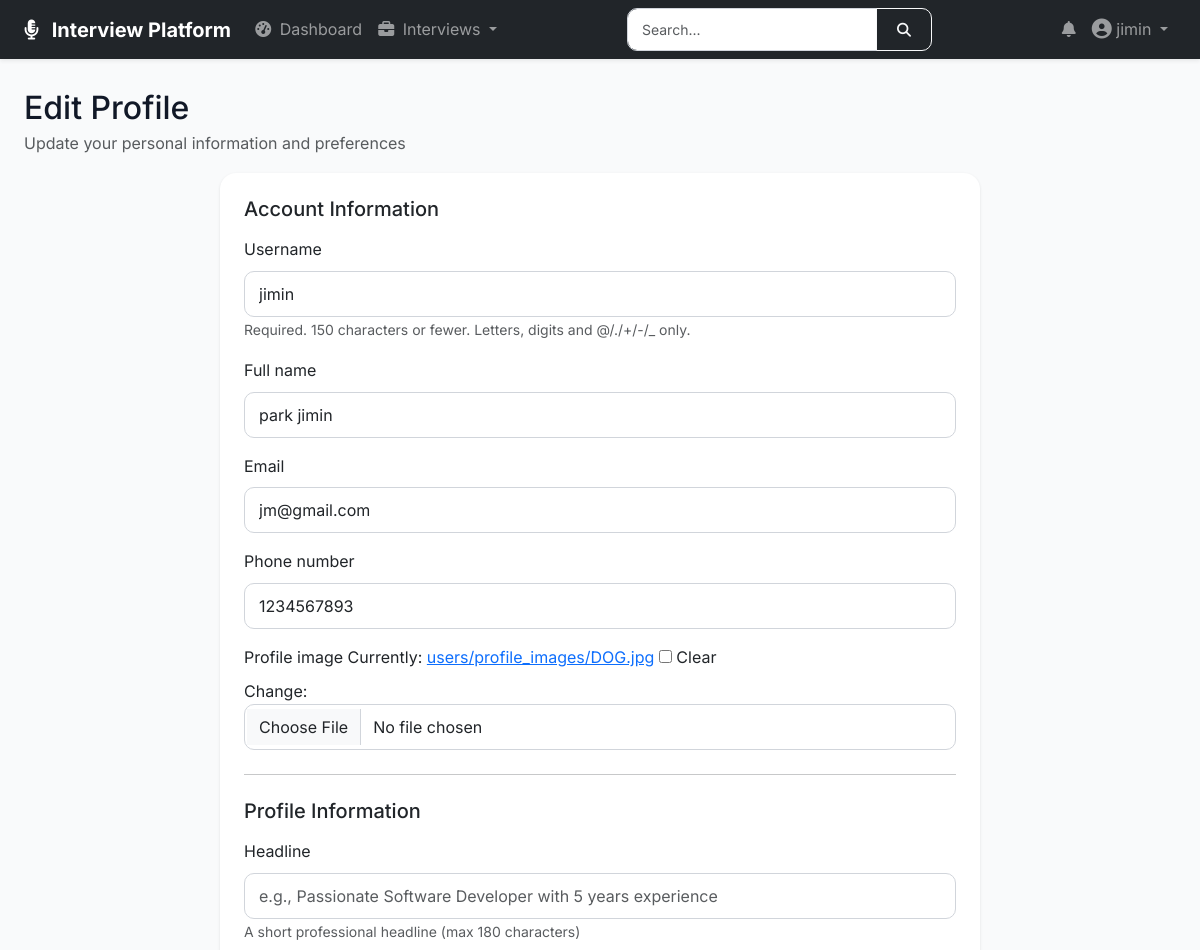
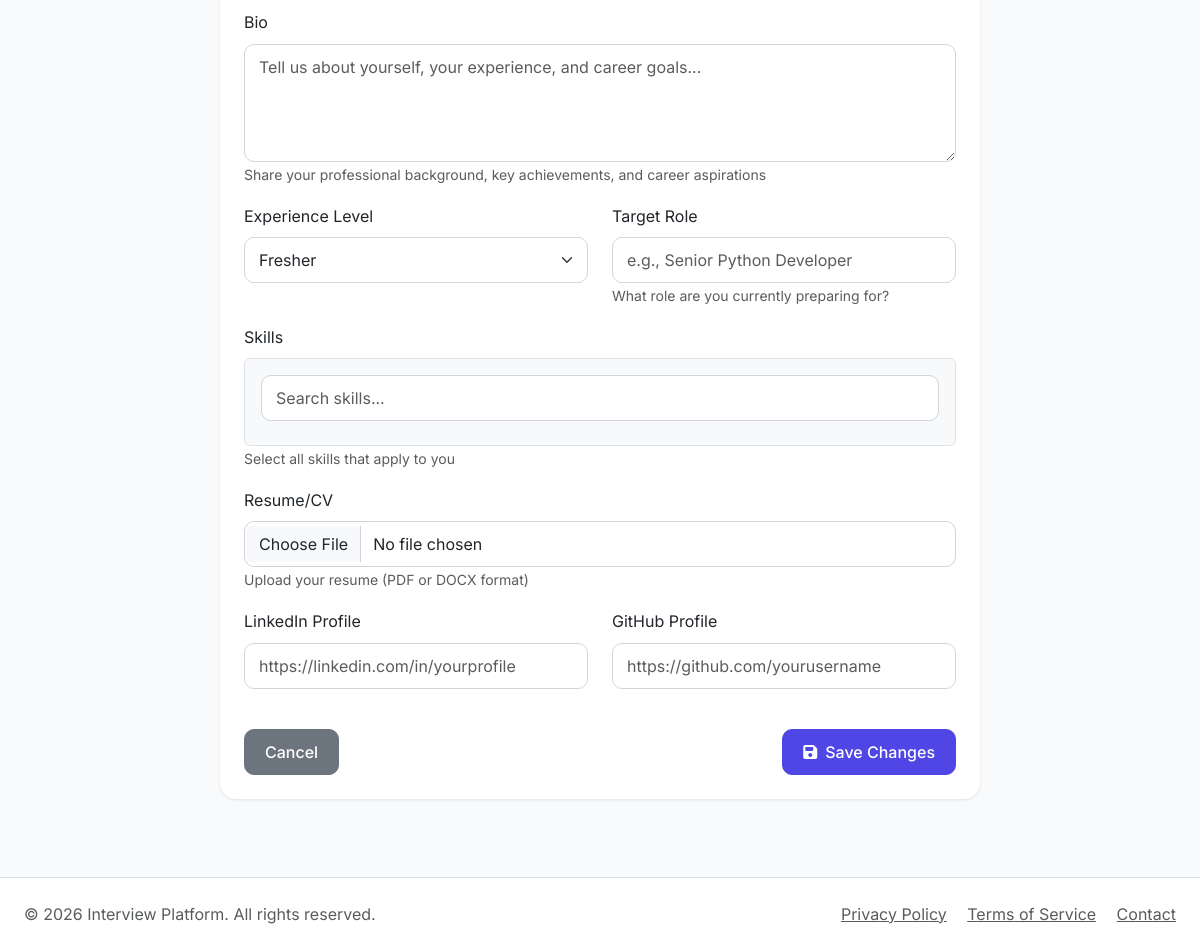
/profile/edit/ (signed in), run on the app's committed database (2 pictures, top to bottom).
### base/models.py (models this page shows, shortened)
class User(AbstractUser):
    email = models.EmailField(unique=True)
    full_name = models.CharField(max_length=140, blank=True)
    phone_number = models.CharField(max_length=20, blank=True)
    profile_image = models.ImageField(upload_to="users/profile_images/", blank=True, null=True)
    is_verified = models.BooleanField(default=False)

class UUIDTimeStampedModel(models.Model):
    id = models.UUIDField(primary_key=True, default=uuid.uuid4, editable=False)
    created_at = models.DateTimeField(auto_now_add=True, db_index=True)
    updated_at = models.DateTimeField(auto_now=True)
    class Meta:
        abstract = True

class UserProfile(UUIDTimeStampedModel):
    class ExperienceLevel(models.TextChoices):
        FRESHER = "FRESHER", "Fresher"
        JUNIOR = "JUNIOR", "Junior"
        MID_LEVEL = "MID_LEVEL", "Mid Level"
        SENIOR = "SENIOR", "Senior"
    user = models.OneToOneField(settings.AUTH_USER_MODEL, on_delete=models.CASCADE, related_name="profile")
    headline = models.CharField(max_length=180, blank=True, default='')
    bio = models.TextField(blank=True, default='')
    experience_level = models.CharField(
        max_length=30,
        choices=ExperienceLevel.choices,
        default=ExperienceLevel.FRESHER,
    )
    target_role = models.CharField(max_length=140, blank=True, default='')
    skills = models.JSONField(default=list, blank=True)  # Make sure default is list, not None
    resume = models.FileField(upload_to="users/resumes/", blank=True, null=True)
    linkedin_url = models.URLField(blank=True, default='')
    github_url = models.URLField(blank=True, default='')

### base/views.py (the view)
# urls.py: path('profile/edit/', views.profile_edit_view, name='profile_edit'),
@login_required
def profile_edit_view(request):
    profile, created = UserProfile.objects.get_or_create(user=request.user)
    if request.method == 'POST':
        user_form = CustomUserChangeForm(request.POST, request.FILES, instance=request.user)
        profile_form = UserProfileForm(request.POST, request.FILES, instance=profile)
        if user_form.is_valid() and profile_form.is_valid():
            user_form.save()
            profile_instance = profile_form.save(commit=False)
            if profile_instance.skills is None:
                profile_instance.skills = []
            profile_instance.save()
            profile_form.save_m2m()  # Save many-to-many relationships
            messages.success(request, 'Your profile has been updated successfully!')
            log_activity(request.user, 'profile_updated', 'UserProfile', str(profile.id), request)
            return redirect('profile')
        else:
            if user_form.errors:
                print("User form errors:", user_form.errors)
            if profile_form.errors:
                print("Profile form errors:", profile_form.errors)
            messages.error(request, 'Please correct the errors below.')
    else:
        user_form = CustomUserChangeForm(instance=request.user)
        profile_form = UserProfileForm(instance=profile)
    return render(request, 'profile_edit.html', {
        'user_form': user_form,
        'profile_form': profile_form
    })

### base/forms.py
class CustomUserChangeForm(UserChangeForm):
    class Meta:
        model = User
        fields = ('username', 'full_name', 'email', 'phone_number', 'profile_image')
    def __init__(self, *args, **kwargs):
        super().__init__(*args, **kwargs)
        for field in self.fields.values():
            if hasattr(field, 'widget') and hasattr(field.widget, 'attrs'):
                field.widget.attrs['class'] = 'form-control'
        self.fields['password'].required = False
        self.fields['password'].help_text = 'Leave blank to keep current password'

### base/templates/profile_edit.html (shortened to what this page needs)
{% extends 'main.html' %}
{% block page_header %}
<h1 class="h2 mb-1">Edit Profile</h1>
<p class="text-muted">Update your personal information and preferences</p>
{% endblock %}
{% block content %}
<div class="row fade-in">
    <div class="col-md-8 mx-auto">
        <div class="card">
            <div class="card-body p-4">
                <form method="POST" enctype="multipart/form-data">
                    <h5 class="mb-3">Account Information</h5>
                    {% for field in user_form %}
                        {% if field.name != 'password' %}
                        <div class="mb-3">
                            <label for="{{ field.id_for_label }}" class="form-label">{{ field.label }}</label>
                            {{ field }}
                            {% if field.help_text %}
                                <small class="text-muted">{{ field.help_text }}</small>
                            {% endif %}
                        </div>
                        {% endif %}
                    {% endfor %}
                    <hr class="my-4">
                    <h5 class="mb-3">Profile Information</h5>
                    <div class="mb-3">
                        <label for="{{ profile_form.headline.id_for_label }}" class="form-label">Headline</label>
                        {{ profile_form.headline }}
                        <small class="text-muted">{{ profile_form.headline.help_text }}</small>
                    </div>
                    <div class="mb-3">
                        <label for="{{ profile_form.bio.id_for_label }}" class="form-label">Bio</label>
                        {{ profile_form.bio }}
                        <small class="text-muted">{{ profile_form.bio.help_text }}</small>
                    </div>
                    <div class="row">
                        <div class="col-md-6 mb-3">
                            <label for="{{ profile_form.experience_level.id_for_label }}" class="form-label">Experience Level</label>
                            {{ profile_form.experience_level }}
                        </div>
                        <div class="col-md-6 mb-3">
                            <label for="{{ profile_form.target_role.id_for_label }}" class="form-label">Target Role</label>
                            {{ profile_form.target_role }}
                            <small class="text-muted">{{ profile_form.target_role.help_text }}</small>
                        </div>
                    </div>
                    <div class="mb-3">
                        <label class="form-label">Skills</label>
                        <div class="border rounded p-3 bg-light">
                            <div class="mb-2">
                                <input type="text" id="skillSearch" class="form-control" placeholder="Search skills...">
                            </div>
                        </div>
                        <small class="text-muted">Select all skills that apply to you</small>
                    </div>
                    <div class="mb-3">
                        <label for="{{ profile_form.resume.id_for_label }}" class="form-label">Resume/CV</label>
                        {{ profile_form.resume }}
                        <small class="text-muted">{{ profile_form.resume.help_text }}</small>
                    </div>
                    <div class="row">
                        <div class="col-md-6 mb-3">
                            <label for="{{ profile_form.linkedin_url.id_for_label }}" class="form-label">LinkedIn Profile</label>
                            {{ profile_form.linkedin_url }}
                        </div>
                        <div class="col-md-6 mb-3">
                            <label for="{{ profile_form.github_url.id_for_label }}" class="form-label">GitHub Profile</label>
                            {{ profile_form.github_url }}
                        </div>
                    </div>
                    <div class="d-flex justify-content-between mt-4">
                        <a href="{% url 'profile' %}" class="btn btn-secondary">Cancel</a>
                        <button type="submit" class="btn btn-primary">
                            <i class="fas fa-save me-2"></i>Save Changes
                        </button>
                    </div>
                </form>
            </div>
        </div>
    </div>
</div>
{% endblock %}

### templates/nav.html (shortened to what this page needs)
{% load static %}
<nav class="navbar navbar-expand-lg navbar-dark bg-dark sticky-top shadow-sm">
    <div class="container-fluid px-4">
        <a class="navbar-brand fw-bold" href="{% url 'home' %}">
            <i class="fas fa-microphone-alt me-2"></i>
            Interview Platform
        </a>
        <div class="collapse navbar-collapse" id="navbarMain">
            <ul class="navbar-nav me-auto mb-2 mb-lg-0">
                {% if user.is_authenticated %}
                    <li class="nav-item">
                        <a class="nav-link {% if request.resolver_match.url_name == 'dashboard' %}active{% endif %}" href="{% url 'dashboard' %}">
                            <i class="fas fa-tachometer-alt me-1"></i> Dashboard
                        </a>
                    </li>
                    <li class="nav-item dropdown">
                        <a class="nav-link dropdown-toggle" href="#" role="button" data-bs-toggle="dropdown">
                            <i class="fas fa-briefcase me-1"></i> Interviews
                        </a>
                    </li>
                {% endif %}
            </ul>
            {% if user.is_authenticated %}
                <form class="d-flex mx-3" action="{% url 'global_search' %}" method="GET">
                    <div class="input-group">
                        <input class="form-control form-control-sm" type="search" name="q" placeholder="Search..." aria-label="Search" style="width: 250px;">
                        <button class="btn btn-sm btn-outline-light" type="submit">
                            <i class="fas fa-search"></i>
                        </button>
                    </div>
                </form>
            {% endif %}
            <ul class="navbar-nav ms-auto mb-2 mb-lg-0">
                {% if user.is_authenticated %}
                    <li class="nav-item dropdown">
                        <a class="nav-link position-relative" href="#" role="button" data-bs-toggle="dropdown">
                            <i class="fas fa-bell"></i>
                        </a>
                    </li>
                    <li class="nav-item dropdown">
                        <a class="nav-link dropdown-toggle" href="#" role="button" data-bs-toggle="dropdown">
                            {% if user.userprofile.avatar %}
                                <img src="{{ user.userprofile.avatar.url }}" alt="{{ user.username }}" class="rounded-circle me-1" style="width: 30px; height: 30px; object-fit: cover;">
                            {% else %}
                                <i class="fas fa-user-circle fa-lg"></i>
                            {% endif %}
                            {{ user.username|truncatechars:15 }}
                        </a>
                    </li>
                {% endif %}
            </ul>
        </div>
    </div>
</nav>

### templates/main.html (style rules this page uses)
:root { --primary-color: #4f46e5; --primary-dark: #4338ca; --secondary-color: #06b6d4; --success-color: #10b981; --warning-color: #f59e0b; --danger-color: #ef4444; --dark-color: #1f2937; --light-color: #f3f4f6; }
* { margin: 0; padding: 0; box-sizing: border-box; }
body { font-family: 'Inter', sans-serif; background-color: #f9fafb; color: #111827; line-height: 1.6; }
.card { border: none; border-radius: 16px; box-shadow: 0 1px 3px rgba(0,0,0,0.1); transition: transform 0.2s, box-shadow 0.2s; background: white; }
.btn { border-radius: 10px; padding: 0.625rem 1.25rem; font-weight: 500; transition: all 0.2s; }
.btn-primary { background: var(--primary-color); border-color: var(--primary-color); }
.form-control, .form-select { border-radius: 10px; border: 1px solid #d1d5db; padding: 0.625rem 0.875rem; transition: all 0.2s; }
.fade-in { animation: fadeIn 0.5s ease-out; }

### data on the page
User: username "jimin", user_form "jimin" "park jimin" "jm@gmail.com" "1234567893"
UserProfile: experience_level "Fresher"

### other printed values
{{ field.label }} "Username" "Full name" "Email" "Phone number" "Profile image"
{{ field.help_text }} "Required. 150 characters or fewer. Letters, digits and @/./+/-/_ only."
{{ profile_form.headline.help_text }} "A short professional headline (max 180 characters)"
{{ profile_form.bio.help_text }} "Share your professional background, key achievements, and career aspirations"
{{ profile_form.target_role.help_text }} "What role are you currently preparing for?"
{{ profile_form.resume.help_text }} "Upload your resume (PDF or DOCX format)"
